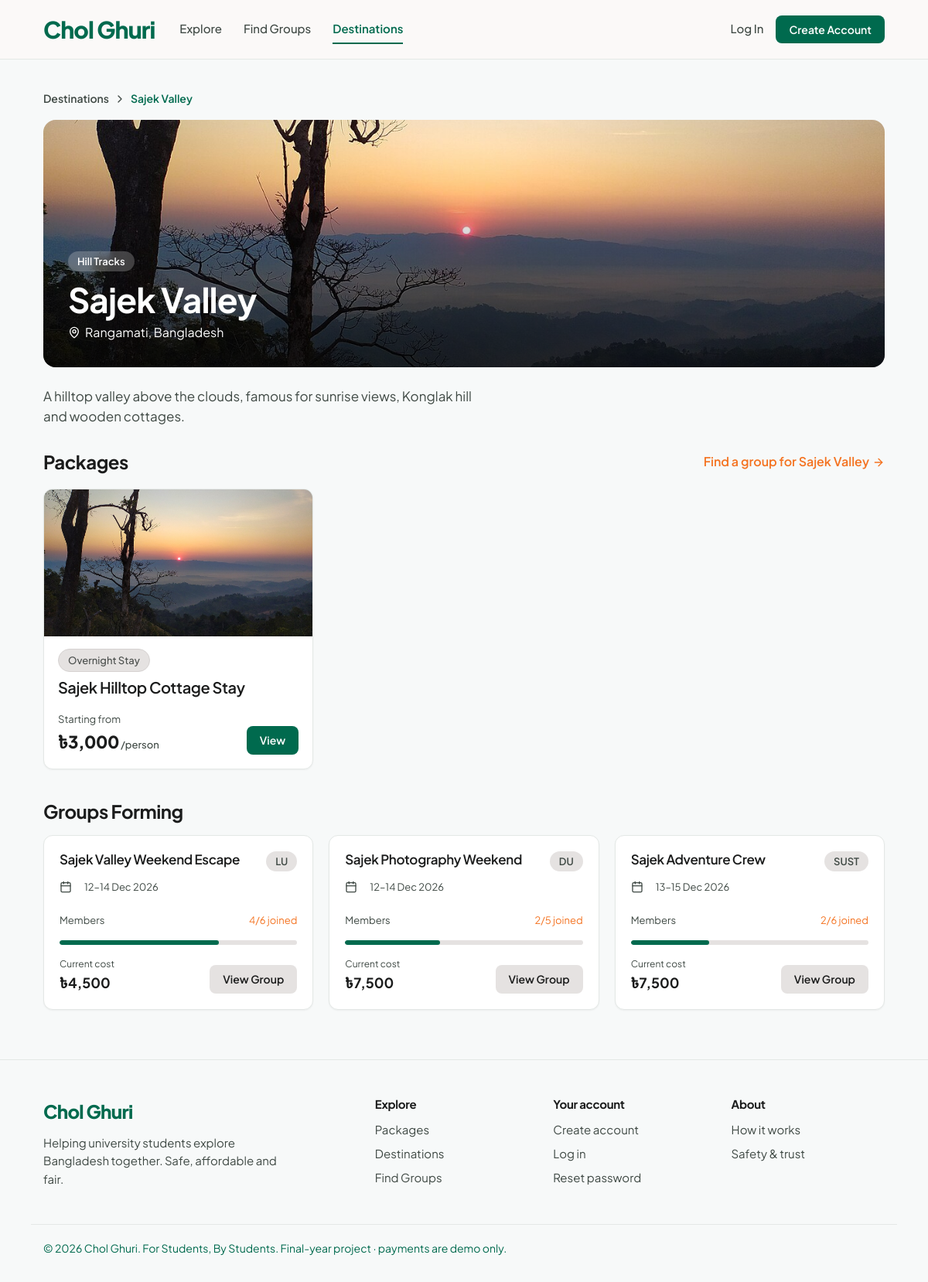
Screenshot of /destination.php?id=1 with the database file from the repository.
### tables this page shows
CREATE TABLE destinations (
    id           INT AUTO_INCREMENT PRIMARY KEY,
    name         VARCHAR(100) NOT NULL,
    region       VARCHAR(100) NULL,
    label        VARCHAR(40)  NULL,                   
    description  TEXT         NULL,
    image        VARCHAR(255) NULL,
    is_featured  TINYINT(1)   NOT NULL DEFAULT 0
);

CREATE TABLE packages (
    id                  INT AUTO_INCREMENT PRIMARY KEY,
    destination_id      INT          NOT NULL,
    title               VARCHAR(150) NOT NULL,
    trip_type           ENUM('day_trip','overnight','eco_tour') NOT NULL,
    accommodation_type  ENUM('shared','private','none') NOT NULL DEFAULT 'shared',   
    accommodation_name  VARCHAR(150) NULL,
    transport_info      VARCHAR(200) NULL,
    location            VARCHAR(150) NULL,
    description         TEXT         NULL,
    duration_days       TINYINT      NOT NULL DEFAULT 1,
    min_group_size      TINYINT      NOT NULL DEFAULT 2,
    max_group_size      TINYINT      NOT NULL DEFAULT 10,    
    amenities           VARCHAR(255) NULL,                  
    image               VARCHAR(255) NULL,
    is_active           TINYINT(1)   NOT NULL DEFAULT 1,
    created_at          TIMESTAMP    NOT NULL DEFAULT CURRENT_TIMESTAMP,

    INDEX (destination_id, is_active),
    FOREIGN KEY (destination_id) REFERENCES destinations(id),
    CHECK (min_group_size >= 1 AND min_group_size <= max_group_size)
);

CREATE TABLE travel_groups (
    id               INT AUTO_INCREMENT PRIMARY KEY,
    package_id       INT          NOT NULL,
    creator_id       INT          NOT NULL,
    title            VARCHAR(150) NOT NULL,
    description      TEXT         NULL,
    start_date       DATE         NOT NULL,
    end_date         DATE         NOT NULL,
    min_members      TINYINT      NOT NULL DEFAULT 2,      
    max_members      TINYINT      NOT NULL,                
    budget_max       DECIMAL(10,2) NULL,
    cost_sharing     ENUM('equal','custom') NOT NULL DEFAULT 'equal',
    university_only  TINYINT(1)   NOT NULL DEFAULT 0,
    gender_rule      ENUM('any','female_only','male_only') NOT NULL DEFAULT 'any',
    status           ENUM('forming','full','confirmed','completed','cancelled') NOT NULL DEFAULT 'forming',
    confirmed_at     DATETIME     NULL,
    completed_at     DATETIME     NULL,
    created_at       TIMESTAMP    NOT NULL DEFAULT CURRENT_TIMESTAMP,

    INDEX (status, start_date),
    FOREIGN KEY (package_id) REFERENCES packages(id),
    FOREIGN KEY (creator_id) REFERENCES users(id) ON DELETE CASCADE,
    CHECK (end_date >= start_date),
    CHECK (min_members >= 1 AND min_members <= max_members)
);

CREATE TABLE universities (
    id            INT AUTO_INCREMENT PRIMARY KEY,
    name          VARCHAR(150) NOT NULL,
    short_name    VARCHAR(20)  NOT NULL,
    email_domain  VARCHAR(100) NOT NULL UNIQUE,
    city          VARCHAR(60)  NULL,
    is_active     TINYINT(1)   NOT NULL DEFAULT 1
);

### config/database.php (called while the page is built, shortened)
<?php
function db(): PDO
{
    static $pdo = null;
    if ($pdo === null) {
        $dsn = 'mysql:host=' . DB_HOST . ';dbname=' . DB_NAME . ';charset=' . DB_CHARSET;
        $options = [
            PDO::ATTR_ERRMODE            => PDO::ERRMODE_EXCEPTION,
            PDO::ATTR_DEFAULT_FETCH_MODE => PDO::FETCH_ASSOC,
            PDO::ATTR_EMULATE_PREPARES   => false,
        ];
        $pdo = new PDO($dsn, DB_USER, DB_PASS, $options);
        $pdo->exec("SET time_zone = '+06:00'");
    }
    return $pdo;
}

### includes/pricing.php (called while the page is built, shortened)
<?php
function package_cost_totals(int $packageId): array
{
    static $cache = [];
    if (!isset($cache[$packageId])) {
        $stmt = db()->prepare(
            "SELECT COALESCE(SUM(CASE WHEN cost_type = 'shared'     THEN amount END), 0) AS shared,
                    COALESCE(SUM(CASE WHEN cost_type = 'per_person' THEN amount END), 0) AS per_person
             FROM package_costs WHERE package_id = ?"
        );
        $stmt->execute([$packageId]);
        $cache[$packageId] = array_map('floatval', $stmt->fetch());
    }
    return $cache[$packageId];
}
function per_person_price(int $packageId, int $members): float
{
    $members = max(1, $members);
    $totals  = package_cost_totals($packageId);
    return ceil($totals['shared'] / $members + $totals['per_person']);
}
function starting_price(array $package): float
{
    return per_person_price((int) $package['id'], (int) $package['max_group_size']);
}

### includes/groups.php (called while the page is built, shortened)
<?php
function fetch_groups(string $where = '1', array $params = [], string $order = 'g.start_date', int $limit = 100): array
{
    $stmt = db()->prepare(GROUP_SELECT . " WHERE $where ORDER BY $order LIMIT " . (int) $limit);
    $stmt->execute($params);
    return $stmt->fetchAll();
}
function open_groups_where(): string
{
    return "g.status IN ('forming','full') AND g.start_date >= CURDATE()";
}
function group_price_now(array $group): float
{
    return per_person_price((int) $group['package_id'], max(1, (int) $group['member_count']));
}

### destination.php (the view, shortened to what this page needs)
<?php
$id = int_param($_GET, 'id');
$stmt = db()->prepare('SELECT * FROM destinations WHERE id = ?');
$stmt->execute([$id]);
$destination = $stmt->fetch();
$stmt = db()->prepare('SELECT * FROM packages WHERE destination_id = ? AND is_active = 1 ORDER BY title');
$stmt->execute([$id]);
$packages = $stmt->fetchAll();
$groups = fetch_groups('p.destination_id = ? AND ' . open_groups_where(), [$id], 'g.start_date', 12);
require_once __DIR__ . '/includes/header.php';
?>
<div class="container">
    <nav class="breadcrumb" aria-label="Breadcrumb">
        <a href="<?= url('destinations.php') ?>">Destinations</a> <?= icon('chevron-right', 'icon-sm') ?> <span><?= e($destination['name']) ?></span>
    </nav>
    <section class="dest-banner" style="background-image:url('<?= image_url($destination['image']) ?>')">
        <div>
            <?php if ($destination['label']): ?><span class="badge badge-glass"><?= e($destination['label']) ?></span><?php endif; ?>
            <h1><?= e($destination['name']) ?></h1>
            <p><?= icon('map-pin', 'icon-sm') ?> <?= e($destination['region']) ?>, Bangladesh</p>
        </div>
    </section>
    <p class="section-text" style="margin:24px 0 32px"><?= e($destination['description']) ?></p>
    <div class="section-head">
        <h2 class="mb-0">Packages</h2>
        <a class="link-accent" href="<?= url('groups.php?destination=' . $id) ?>">Find a group for <?= e($destination['name']) ?> <?= icon('arrow-right', 'icon-sm') ?></a>
    </div>
    <?php if ($packages): ?>
        <div class="card-grid-3">
            <?php foreach ($packages as $p): ?>
                <article class="package-card">
                    <a class="package-card-img" href="<?= url('package.php?id=' . $p['id']) ?>" style="background-image:url('<?= image_url($p['image']) ?>')"></a>
                    <div class="package-card-body">
                        <div class="package-card-tags">
                            <span class="tag tag-grey"><?= e(TRIP_TYPE_LABELS[$p['trip_type']]) ?></span>
                        </div>
                        <h3><a href="<?= url('package.php?id=' . $p['id']) ?>"><?= e($p['title']) ?></a></h3>
                        <div class="package-card-foot">
                            <div><small>Starting from</small><strong class="price-lg"><?= money(starting_price($p)) ?><small>/person</small></strong></div>
                            <a class="btn btn-sm btn-primary" href="<?= url('package.php?id=' . $p['id']) ?>">View</a>
                        </div>
                    </div>
                </article>
            <?php endforeach; ?>
        </div>
    <?php else: ?>
        <div class="empty-state">No packages for this destination yet.</div>
    <?php endif; ?>
    <h2 style="margin:40px 0 16px">Groups Forming</h2>
    <?php if ($groups): ?>
        <div class="card-grid-3">
            <?php foreach ($groups as $g): $pct = round(100 * $g['member_count'] / $g['max_members']); ?>
                <article class="group-card">
                    <div class="group-card-top">
                        <h3><a href="<?= url('group.php?id=' . $g['id']) ?>"><?= e($g['title']) ?></a></h3>
                        <span class="badge badge-grey"><?= e($g['organizer_uni'] ?? '') ?></span>
                    </div>
                    <p class="meta"><?= icon('calendar', 'icon-sm') ?> <?= e(date_range($g['start_date'], $g['end_date'])) ?></p>
                    <div class="progress-label"><span>Members</span><span class="text-accent"><?= (int) $g['member_count'] ?>/<?= (int) $g['max_members'] ?> joined</span></div>
                    <div class="progress"><span style="width:<?= $pct ?>%"></span></div>
                    <div class="group-card-foot">
                        <div><small>Current cost</small><strong><?= money(group_price_now($g)) ?></strong></div>
                        <a class="btn btn-sm btn-grey" href="<?= url('group.php?id=' . $g['id']) ?>">View Group</a>
                    </div>
                </article>
            <?php endforeach; ?>
        </div>
    <?php else: ?>
        <div class="empty-state">No groups are forming here yet. <a href="<?= url('create-group.php') ?>">Start one!</a></div>
    <?php endif; ?>
</div>
<?php require_once __DIR__ . '/includes/footer.php'; ?>

### includes/functions.php (shortened to what this page needs)
<?php
function e(?string $text): string
{
    return htmlspecialchars($text ?? '', ENT_QUOTES, 'UTF-8');
}
function url(string $path = ''): string
{
    return BASE_URL . '/' . ltrim($path, '/');
}
function money(float|int|string|null $amount): string
{
    $value = round((float) $amount);
    return ($value < 0 ? '-' : '') . '৳' . number_format(abs($value));
}
function int_param(array $source, string $key): int
{
    return isset($source[$key]) && is_numeric($source[$key]) ? (int) $source[$key] : 0;
}
function image_url(?string $file): string
{
    $file = basename((string) $file);
    if ($file !== '' && is_file(__DIR__ . '/../assets/images/destinations/' . $file)) {
        return url('assets/images/destinations/' . rawurlencode($file));
    }
    return url('assets/images/destinations/sajek.jpg');
}
function date_range(string $start, string $end): string
{
    $s = strtotime($start);
    $f = strtotime($end);
    if (date('M Y', $s) === date('M Y', $f)) {
        return date('j', $s) . '–' . date('j M Y', $f);
    }
    return date('j M', $s) . ' – ' . date('j M Y', $f);
}
function icon(string $name, string $class = ''): string
{
    static $cache = [];
    if (!isset($cache[$name])) {
        $file = __DIR__ . '/../assets/icons/' . basename($name) . '.svg';
        $svg  = is_file($file) ? file_get_contents($file) : '';
        $svg  = trim(preg_replace('//s', '', $svg));
        $svg  = preg_replace_callback('/^<svg[^>]*>/', function ($m) {
            return preg_replace('/\s(width|height|class)="[^"]*"/', '', $m[0]);
        }, $svg);
        $cache[$name] = $svg;
    }
    $classes = trim('icon ' . $class);
    return str_replace('<svg', '<svg class="' . e($classes) . '" aria-hidden="true"', $cache[$name]);
}

### rows the page displays
destinations: name "Sajek Valley", image (picture), label "Hill Tracks", region "Rangamati", description "A hilltop valley above the clouds, famous for sunrise views, Konglak hill and wooden cottages."
packages: image (picture), trip_type "Overnight Stay", title "Sajek Hilltop Cottage Stay", p "৳3,000"
travel_groups: title "Sajek Valley Weekend Escape", universities.short_name "LU", date_range($g['start_date'], $g['end_date']) "12–14 Dec 2026", member_count "4", max_members "6", $pct 67 (drawn), g "৳4,500"
travel_groups: title "Sajek Photography Weekend", universities.short_name "DU", date_range($g['start_date'], $g['end_date']) "12–14 Dec 2026", member_count "2", max_members "5", $pct 40 (drawn), g "৳7,500"
travel_groups: title "Sajek Adventure Crew", universities.short_name "SUST", date_range($g['start_date'], $g['end_date']) "13–15 Dec 2026", member_count "2", max_members "6", $pct 33 (drawn), g "৳7,500"

### other values shown
APP_NAME "Chol Ghuri"
$label "Explore"
$label "Find Groups"
$label "Destinations"
